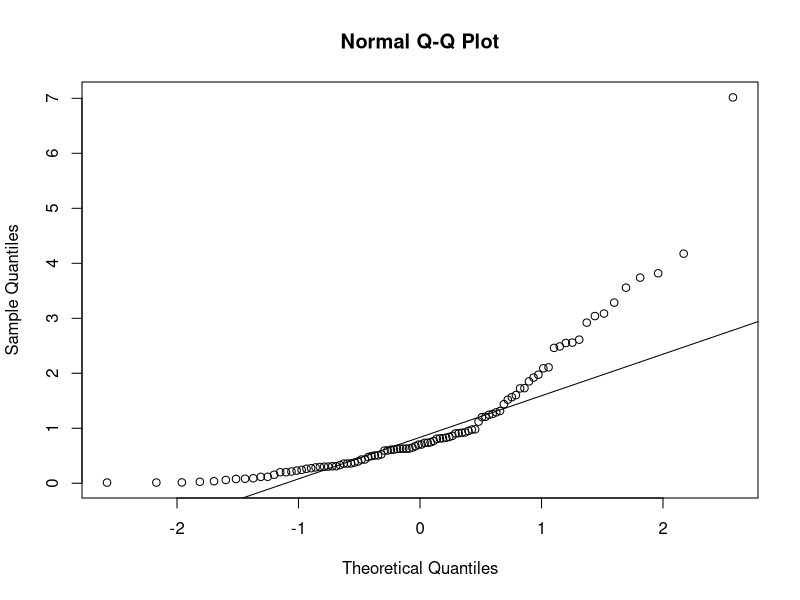
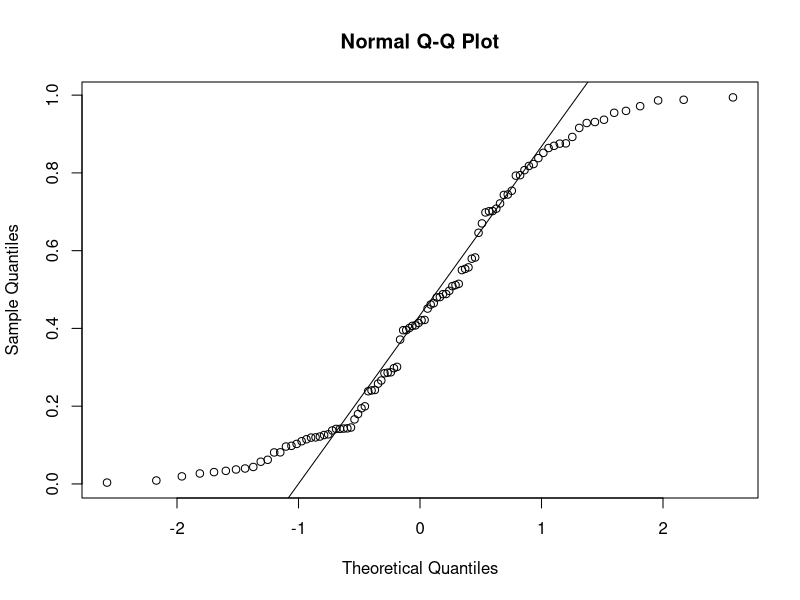
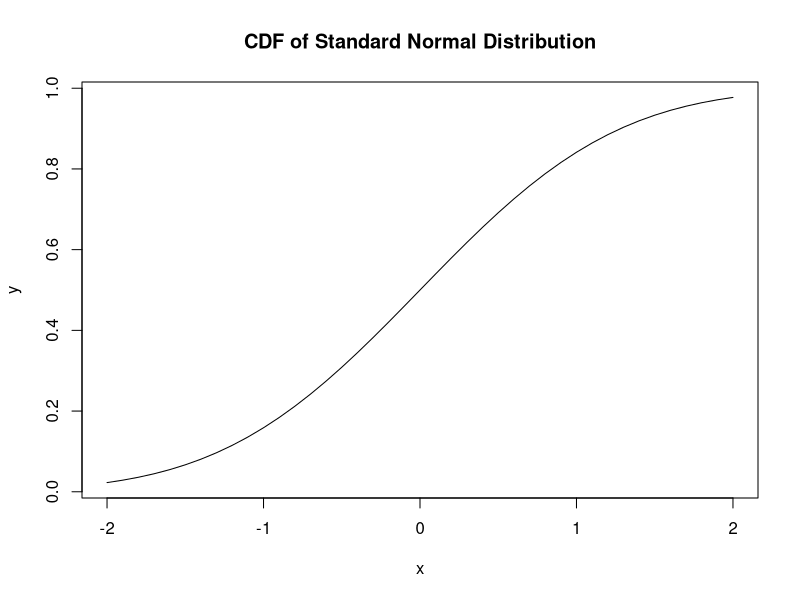
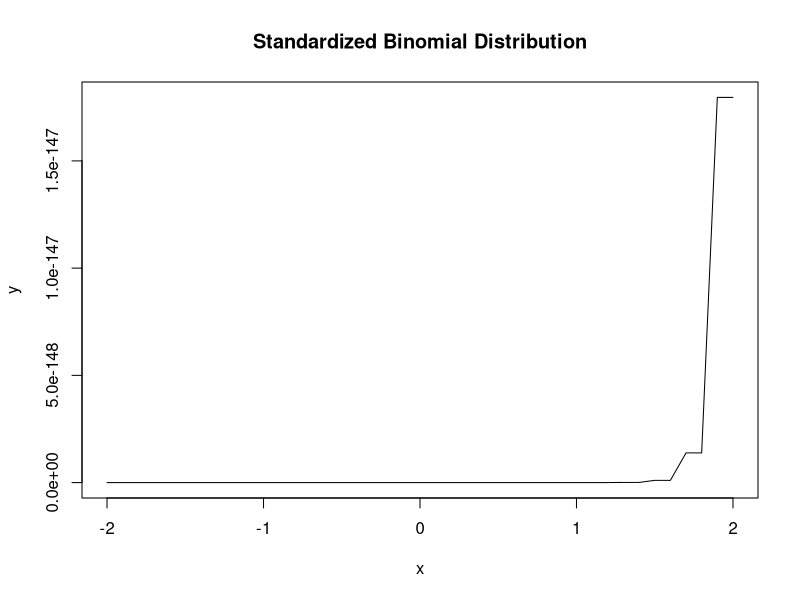
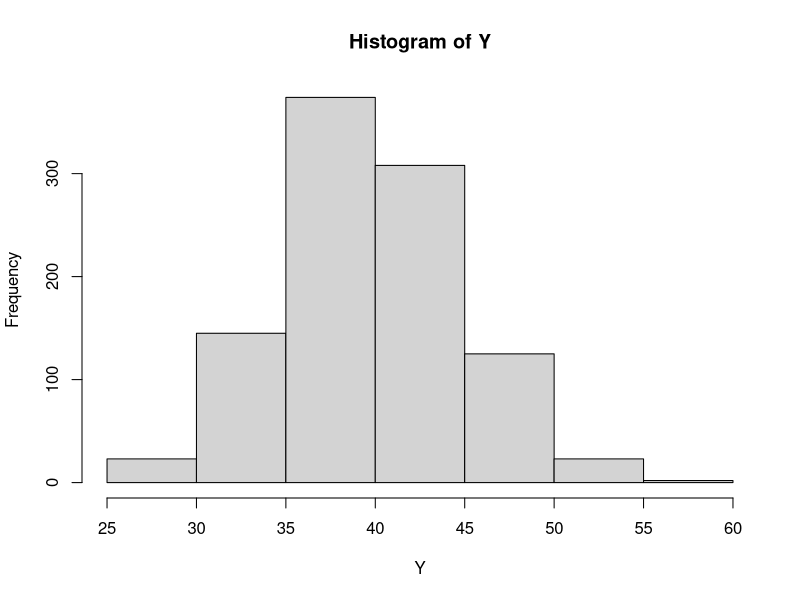
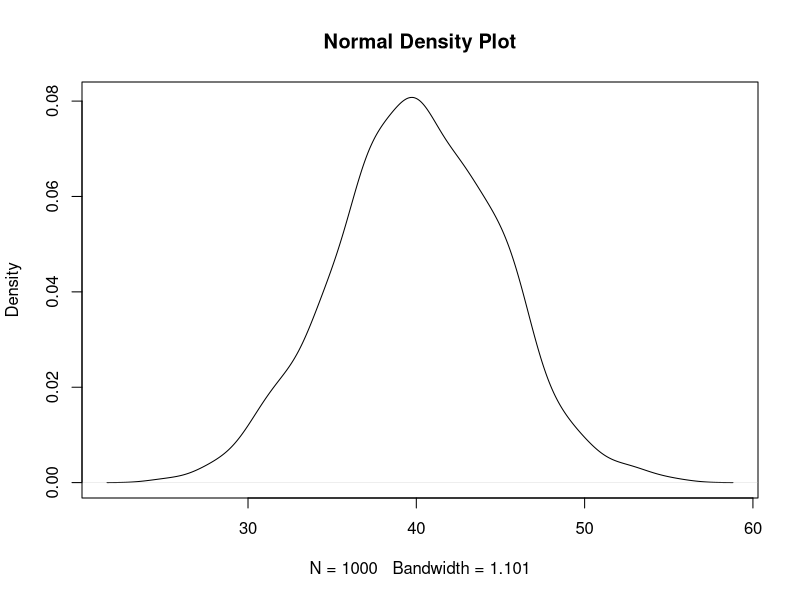
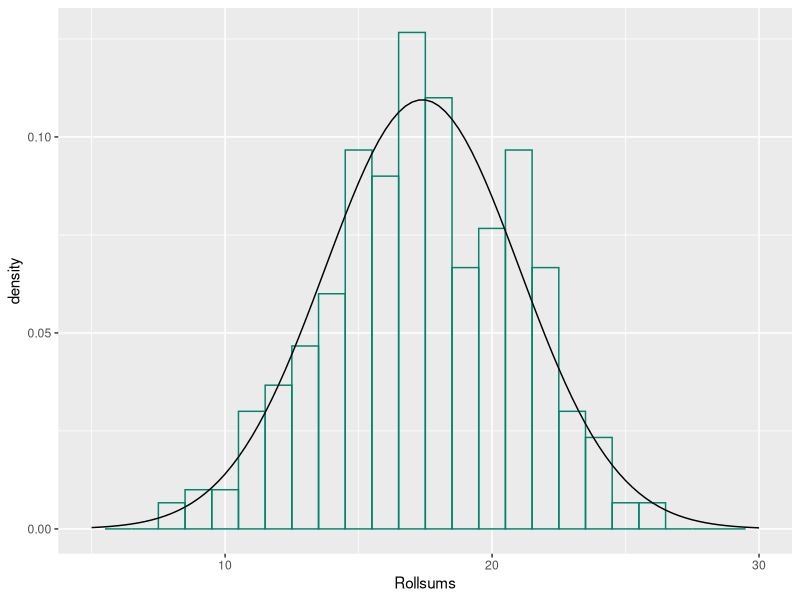

Write R code to recreate these figures, in order.
## ---- chunk 1
library(tidyverse)
library(viridisLite)
library(ggplot2)
## ---- chunk 2
set.seed(2026)
#Generating p
p=runif(1)
#Getting 100 Uniform(0,1) Samples
u=runif(100)
#Appling the inverse CDF transform
x=ceiling(log(1-u)/log(1-p))
x
set.seed(2025)
#Setting r=5
r=5
nb=numeric(100)
for(i in 1:100){
    U=runif(r)
    X=ceiling(log(1-U)/log(1-p))
    nb[i]=sum(X)
}
nb
## ---- chunk 3
set.seed(2023)
u=runif(100)
#Generating 100 Cauchy samples
c=tan(pi*(u-0.5))
c
## ---- chunk 4
set.seed(2024)
ex=rexp(100)
u=runif(100)
#Deviation of the exponential distribution
qqnorm(ex)
qqline(ex)
#Deviation of the uniform distribution
qqnorm(u)
qqline(u)
## ---- chunk 5
n=100
N=20
p=0.4
x=rbinom(n,N,p)
m1=mean(x)
m2=mean(x^2)
Nhat=m1^2/(m1-(m2-m1^2))
phat=(m1-(m2-m1^2))/m1
#Estimated sample size
Nhat
#Estimated probability
phat
## ---- chunk 6
n=1000
N=20
p=0.4
x=rbinom(n,N,p)
m1=mean(x)
m2=mean(x^2)
Nhat=m1^2/(m1-(m2-m1^2))
phat=(m1-(m2-m1^2))/m1
#Estimated sample size
Nhat
#Estimated probability
phat
## ---- chunk 7
#Bin(10,0.1)
n=100
N=10
p=0.1
x=rbinom(n,N,p)
m1=mean(x)
m2=mean(x^2)
Nhat=m1^2/(m1-(m2-m1^2))
phat=(m1-(m2-m1^2))/m1
#Estimated sample size
Nhat
#Estimated probability
phat
n=1000
N=10
p=0.1
x=rbinom(n,N,p)
m1=mean(x)
m2=mean(x^2)
Nhat=m1^2/(m1-(m2-m1^2))
phat=(m1-(m2-m1^2))/m1
#Estimated sample size
Nhat
#Estimated probability
phat
#Bin(10,0.9)
n=100
N=10
p=0.9
x=rbinom(n,N,p)
m1=mean(x)
m2=mean(x^2)
Nhat=m1^2/(m1-(m2-m1^2))
phat=(m1-(m2-m1^2))/m1
#Estimated sample size
Nhat
#Estimated probability
phat
n=1000
N=10
p=0.9
x=rbinom(n,N,p)
m1=mean(x)
m2=mean(x^2)
Nhat=m1^2/(m1-(m2-m1^2))
phat=(m1-(m2-m1^2))/m1
#Estimated sample size
Nhat
#Estimated probability
phat
## ---- chunk 8
x=seq(-2,2,by=0.1)
y=pnorm(x,0,1)
plot(x,y,type="l",main="CDF of Standard Normal Distribution")
## ---- chunk 9
m=100
p=0.4
x=seq(-2,2,by=0.1)
mu=m*p
sd=sqrt(m*p*(1-p))
c=x*sd+mu
y=pbinom(c,n,p)
plot(x,y,type="l",main="Standardized Binomial Distribution")
## ---- chunk 10
set.seed(1011)
m=100
p=0.4
Y=rbinom(1000,m,p)
#Histogram for Binomial Distribution
hist(Y)
mu=m*p
sd=sqrt(m*p*(1-p))
Z=rnorm(1000,mu,sd)
d=density(Z)
plot(d,type="l",main="Normal Density Plot")
## ---- chunk 11
# Define the possible outcomes of a single die roll (1 through 6)
x = c(1,2,3,4,5,6)

# Define the probability for each outcome (1/6 for a fair die)
probx = c(1/6, 1/6, 1/6, 1/6, 1/6, 1/6)

# Simulate 1500 independent die rolls using the defined probabilities
Rolls = sample(x, size = 1500, replace = T, prob = probx)

# Organize the 1500 rolls into a matrix with 5 rows 
# This effectively creates 300 groups, where each group has 5 die rolls
Rollm = matrix(Rolls, nrow = 5)

# Calculate the sum of each column (the sum of the 5 rolls in each group)
Rollsums = apply(Rollm, 2, sum)

# Load the ggplot2 library for advanced data visualization
library(ggplot2)

# Manually define the Normal density function formula: 
# 1/(sqrt(2*pi)*s) * exp(-(x-a)^2 / (2*s^2))
density = function(x, a, s) { (1/((2*pi)^(0.5)*s )) * exp(-(x-a)^2/(2*s^2)) }

# Convert the vector of sums into a data frame format required by ggplot2
dfrolls = data.frame(Rollsums)

# Calculate the sample mean (mu) and standard deviation (sigma) of the sums
mu = mean(dfrolls$Rollsums)
sigma = sd(dfrolls$Rollsums)

# Create the visualization
ggplot(data = dfrolls) +
  # Draw a histogram of the sums; y=..density.. scales it to match a probability curve
  geom_histogram(mapping = aes(x = Rollsums, y = ..density..), color = "#00846b", fill = NA, binwidth = 1) +
  # Set the x-axis limits to focus on the range of possible sums (5 to 30)
  xlim(5,30) +
  # Overlay the manually defined Normal density function using the calculated mu and sigma
  geom_function(fun = density, args = list(a = mu, s = sigma), color = "black")
